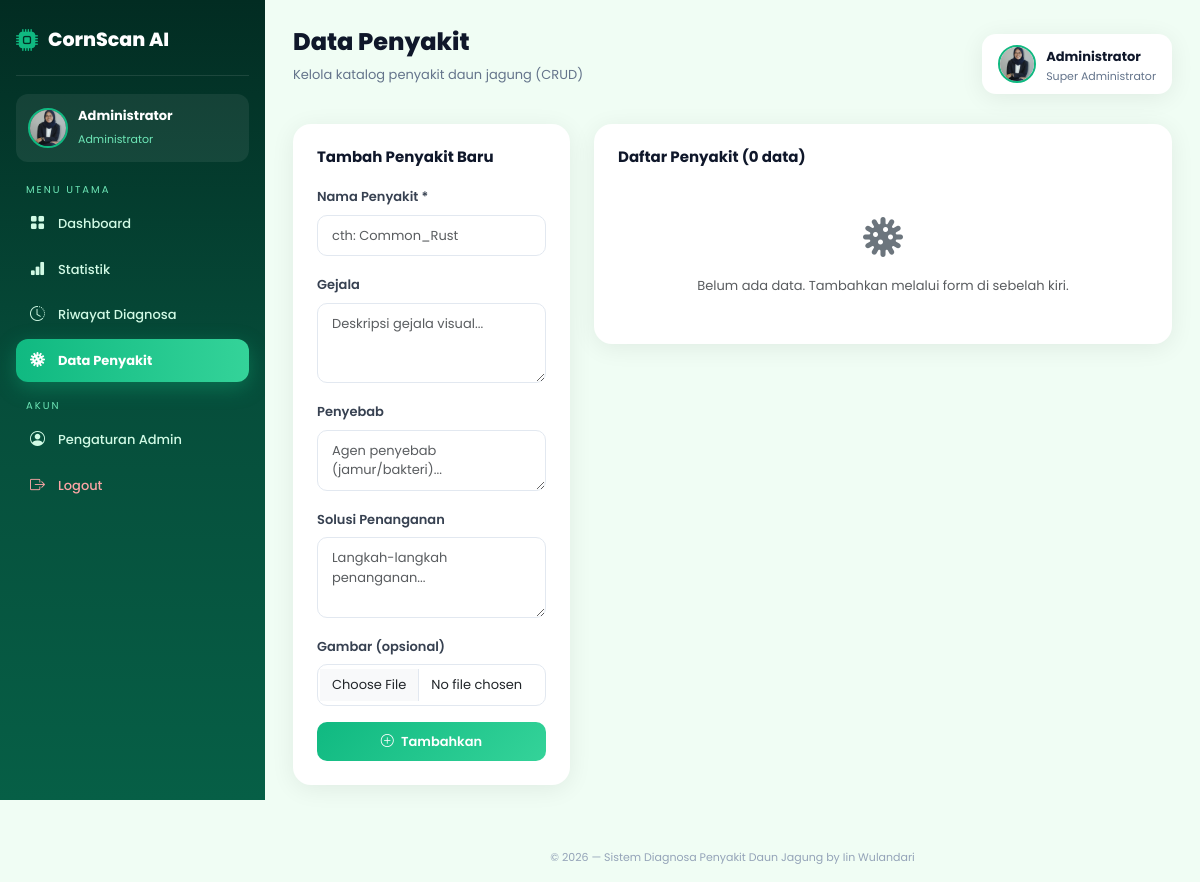
The app's page /admin/penyakit (signed in) with its own data.
### tables this page shows
CREATE TABLE admin (
        id          INTEGER PRIMARY KEY AUTOINCREMENT,
        nama        TEXT,
        username    TEXT UNIQUE,
        password    TEXT,
        foto_profil TEXT DEFAULT ""
    );

### app.py (the view)
@app.route('/admin/penyakit')
def admin_penyakit():
    if not admin_ok(): return redirect('/login')
    conn = get_db(); c = conn.cursor()
    c.execute('SELECT * FROM penyakit'); data = c.fetchall(); conn.close()
    return render_template('admin/penyakit.html', data=data,
                           admin_nama=session.get('admin_nama', 'Admin'))

### app.py (called while the page is built)
def get_db():
    conn = sqlite3.connect('database/jagung.db')
    conn.row_factory = sqlite3.Row
    return conn

def admin_ok():
    return 'admin' in session

def get_admin_foto():
    if 'admin_id' not in session: return ''
    conn = get_db(); c = conn.cursor()
    c.execute("SELECT foto_profil FROM admin WHERE id=?", (session['admin_id'],))
    row = c.fetchone(); conn.close()
    return row['foto_profil'] if row and row['foto_profil'] else ''

### templates/admin/penyakit.html (shortened to what this page needs)
{% extends "base_admin.html" %}
{% set page = 'penyakit' %}
{% block content %}
<div class="topbar">
  <div><h1>Data Penyakit</h1><p>Kelola katalog penyakit daun jagung (CRUD)</p></div>
  <div class="admin-badge">
    {% set foto = get_admin_foto() %}
    {% if foto %}<img src="{{ url_for('static', filename='img/profile/' + foto) }}" class="ab-avatar">
    {% else %}<div class="ab-default"><i class="bi bi-person-fill"></i></div>{% endif %}
    <div><strong>{{ admin_nama }}</strong><small>Super Administrator</small></div>
  </div>
</div>
<div class="row g-4">
  <div class="col-lg-4">
    <div class="card-box">
      <h5>Tambah Penyakit Baru</h5>
      <form action="/admin/penyakit/add" method="POST" enctype="multipart/form-data">
        <div class="mb-3">
          <label class="form-label">Nama Penyakit *</label>
          <input type="text" name="nama_penyakit" class="form-control" required placeholder="cth: Common_Rust">
        </div>
        <div class="mb-3">
          <label class="form-label">Gejala</label>
          <textarea name="gejala" class="form-control" rows="3" placeholder="Deskripsi gejala visual..."></textarea>
        </div>
        <div class="mb-3">
          <label class="form-label">Penyebab</label>
          <textarea name="penyebab" class="form-control" rows="2" placeholder="Agen penyebab (jamur/bakteri)..."></textarea>
        </div>
        <div class="mb-3">
          <label class="form-label">Solusi Penanganan</label>
          <textarea name="solusi" class="form-control" rows="3" placeholder="Langkah-langkah penanganan..."></textarea>
        </div>
        <div class="mb-3">
          <label class="form-label">Gambar (opsional)</label>
          <input type="file" name="gambar" class="form-control" accept="image/*">
        </div>
        <button type="submit" class="btn-hijau w-100"><i class="bi bi-plus-circle me-1"></i> Tambahkan</button>
      </form>
    </div>
  </div>
  <div class="col-lg-8">
    <div class="card-box">
      <h5>Daftar Penyakit ({{ data|length }} data)</h5>
      {% if data %}
      {% for item in data %}
      <div class="p-3 mb-3 rounded-3" style="border:1.5px solid #e2e8f0;background:#fafafa;">
        <div class="d-flex justify-content-between align-items-start">
          <div class="d-flex align-items-center gap-3">
            {% if item.gambar %}
            <img src="{{ url_for('static', filename='img/' + item.gambar) }}" style="width:58px;height:58px;border-radius:10px;object-fit:cover;">
            {% else %}
            <div style="width:58px;height:58px;border-radius:10px;background:#e2e8f0;display:flex;align-items:center;justify-content:center;">
              <i class="bi bi-image text-secondary fs-5"></i>
            </div>
            {% endif %}
            <div>
              <span class="bdg {% if 'Blight' in item.nama_penyakit %}bdg-blight{% elif 'Rust' in item.nama_penyakit %}bdg-rust{% elif 'Gray' in item.nama_penyakit %}bdg-gray{% else %}bdg-healthy{% endif %} mb-1 d-inline-block">
                {{ item.nama_penyakit|replace('_',' ') }}
              </span>
              {% if item.gejala %}
              <div style="font-size:12px;color:#64748b;margin-top:4px"><i class="bi bi-eye me-1"></i>{{ item.gejala[:70] }}...</div>
              {% endif %}
            </div>
          </div>
          <div class="d-flex gap-2">
            <button class="btn btn-sm btn-outline-primary" style="border-radius:8px;font-size:11px"
                    data-bs-toggle="modal" data-bs-target="#editModal{{ item.id }}">
              <i class="bi bi-pencil"></i> Edit
            </button>
            <a href="/admin/penyakit/delete/{{ item.id }}"
               class="btn btn-sm btn-outline-danger" style="border-radius:8px;font-size:11px"
               onclick="return confirm('Hapus data ini?')"><i class="bi bi-trash"></i></a>
          </div>
        </div>
        {% if item.solusi %}
        <div class="mt-2 p-2 rounded-2" style="background:#fffbeb;border:1px solid #fde68a;font-size:12px;color:#92400e">
          <i class="bi bi-lightbulb-fill me-1"></i><strong>Solusi:</strong> {{ item.solusi[:130] }}...
        </div>
        {% endif %}
      </div>
      <div class="modal fade" id="editModal{{ item.id }}" tabindex="-1">
        <div class="modal-dialog">
          <div class="modal-content" style="border-radius:16px;">
            <div class="modal-header border-0">
              <h5 class="modal-title fw-bold">Edit Penyakit</h5>
              <button type="button" class="btn-close" data-bs-dismiss="modal"></button>
            </div>
            <form action="/admin/penyakit/edit/{{ item.id }}" method="POST">
              <div class="modal-body">
                <div class="mb-3">
                  <label class="form-label">Nama Penyakit</label>
                  <input type="text" name="nama_penyakit" class="form-control" value="{{ item.nama_penyakit }}" required>
                </div>
                <div class="mb-3">
                  <label class="form-label">Gejala</label>
                  <textarea name="gejala" class="form-control" rows="3">{{ item.gejala or '' }}</textarea>
                </div>
                <div class="mb-3">
                  <label class="form-label">Penyebab</label>
                  <textarea name="penyebab" class="form-control" rows="2">{{ item.penyebab or '' }}</textarea>
                </div>
                <div class="mb-3">
                  <label class="form-label">Solusi</label>
                  <textarea name="solusi" class="form-control" rows="3">{{ item.solusi or '' }}</textarea>
                </div>
              </div>
              <div class="modal-footer border-0">
                <button type="submit" class="btn-hijau">Simpan Perubahan</button>
              </div>
            </form>
          </div>
        </div>
      </div>
      {% endfor %}
      {% else %}
      <div class="text-center py-4 text-muted" style="font-size:13px">
        <i class="bi bi-virus fs-1 d-block mb-2 text-secondary"></i>
        Belum ada data. Tambahkan melalui form di sebelah kiri.
      </div>
      {% endif %}
    </div>
  </div>
</div>
{% endblock %}

### templates/base_admin.html (shortened to what this page needs)
<!DOCTYPE html>
<html lang="id">
<head>
  <link href="https://cdn.jsdelivr.net/npm/bootstrap@5.3.0/dist/css/bootstrap.min.css" rel="stylesheet">
  <link rel="stylesheet" href="https://cdn.jsdelivr.net/npm/bootstrap-icons@1.11.3/font/bootstrap-icons.min.css">
</head>
<body>
<div class="sidebar" id="sidebarMenu">
  <div class="sidebar-logo"><i class="bi bi-cpu-fill"></i> CornScan AI</div>
  <div class="sidebar-profile">
    {% set foto = get_admin_foto() %}
    {% if foto %}
    <img src="{{ url_for('static', filename='img/profile/' + foto) }}" class="sp-avatar" alt="Foto Profil">
    {% else %}
    <div class="sp-default"><i class="bi bi-person-fill"></i></div>
    {% endif %}
    <div class="sp-info">
      <strong>{{ admin_nama }}</strong>
      <small>Administrator</small>
    </div>
  </div>
  <div class="sidebar-sec">Menu Utama</div>
  <a href="/admin/dashboard" class="nav-link {% if page=='dashboard' %}active{% endif %}">
    <i class="bi bi-grid-fill"></i> Dashboard
  </a>
  <a href="/admin/statistik" class="nav-link {% if page=='statistik' %}active{% endif %}">
    <i class="bi bi-bar-chart-fill"></i> Statistik
  </a>
  <a href="/admin/riwayat" class="nav-link {% if page=='riwayat' %}active{% endif %}">
    <i class="bi bi-clock-history"></i> Riwayat Diagnosa
  </a>
  <a href="/admin/penyakit" class="nav-link {% if page=='penyakit' %}active{% endif %}">
    <i class="bi bi-virus"></i> Data Penyakit
  </a>
  <div class="sidebar-sec">Akun</div>
  <a href="/admin/profile" class="nav-link {% if page=='profile' %}active{% endif %}">
    <i class="bi bi-person-circle"></i> Pengaturan Admin
  </a>
  <a href="/logout" class="nav-link nav-danger">
    <i class="bi bi-box-arrow-right"></i> Logout
  </a>
</div>
<div class="main-content">{% block content %}{% endblock %}</div>
<div class="page-footer">&copy; 2026 &mdash; Sistem Diagnosa Penyakit Daun Jagung by Iin Wulandari</div>
</body>
</html>

### templates/base_admin.html (style rules this page uses)
:root { --sw: 265px; --g1: #022c22; --g2: #064e3b; --g3: #10b981; --pale: #d1fae5; --bg: #f0fdf4; --shd: 0 4px 24px rgba(0,0,0,0.07); }
* { margin:0; padding:0; box-sizing:border-box; }
body { font-family:'Poppins',sans-serif; background:var(--bg); }
.sidebar { width:var(--sw); height:100vh; position:fixed; left:0; top:0; background:linear-gradient(180deg,var(--g1),var(--g2),#065f46); padding:24px 16px; z-index:1000; overflow-y:auto; }
.sidebar-logo { font-size:19px; font-weight:800; color:white; display:flex; align-items:center; gap:10px; padding-bottom:18px; margin-bottom:18px; border-bottom:1px solid rgba(255,255,255,0.1); }
.sidebar-logo i { color:var(--g3); font-size:22px; }
.sidebar-profile { display:flex; align-items:center; gap:10px; padding:12px; background:rgba(255,255,255,0.07); border-radius:12px; margin-bottom:20px; }
.sidebar-profile .sp-avatar { width:40px; height:40px; border-radius:50%; object-fit:cover; border:2px solid var(--g3); flex-shrink:0; }
.sidebar-profile .sp-info strong { font-size:13px; color:white; display:block; }
.sidebar-profile .sp-info small { font-size:11px; color:#6ee7b7; }
.sidebar-sec { font-size:10px; letter-spacing:2px; text-transform:uppercase; color:#6ee7b7; margin:16px 0 6px 10px; }
.nav-link { color:var(--pale) !important; padding:10px 14px; border-radius:12px; margin-bottom:3px; display:flex; align-items:center; gap:10px; font-size:13px; font-weight:500; transition:.25s; text-decoration:none; }
.nav-link.active { background:linear-gradient(90deg,var(--g3),#34d399); color:white !important; font-weight:700; box-shadow:0 6px 20px rgba(16,185,129,.35); }
.nav-link i { font-size:15px; width:18px; }
.nav-danger { color:#fca5a5 !important; }
.main-content { margin-left:var(--sw); padding:28px; min-height:100vh; }
.topbar { display:flex; justify-content:space-between; align-items:center; margin-bottom:24px; }
.topbar h1 { font-size:24px; font-weight:800; color:#0f172a; }
.topbar p { color:#64748b; font-size:13px; margin-top:3px; }
.admin-badge { background:white; padding:10px 16px; border-radius:14px; display:flex; align-items:center; gap:10px; box-shadow:var(--shd); }
.admin-badge .ab-avatar { width:38px; height:38px; border-radius:50%; object-fit:cover; border:2px solid var(--g3); }
.admin-badge strong { font-size:13px; color:#0f172a; }
.admin-badge small { color:#64748b; display:block; font-size:11px; }
.card-box { background:white; border-radius:18px; padding:24px; box-shadow:var(--shd); }
.card-box h5 { font-weight:700; color:#0f172a; margin-bottom:18px; font-size:15px; }
.form-label { font-size:13px; font-weight:600; color:#374151; }
.form-control, .form-select { border-radius:10px; border:1.5px solid #e2e8f0; font-size:13px; padding:10px 14px; font-family:'Poppins',sans-serif; }
.btn-hijau { background:linear-gradient(135deg,var(--g3),#34d399); color:white; border:none; border-radius:10px; padding:10px 20px; font-weight:600; font-size:13px; cursor:pointer; transition:.25s; font-family:'Poppins',sans-serif; }
.page-footer { text-align:center; color:#94a3b8; font-size:11px; margin-top:36px; padding-bottom:16px; margin-left:var(--sw); }

### records on screen
admin: foto_profil (picture), nama "Administrator"

### other values on screen
{{ data|length }} "0"
